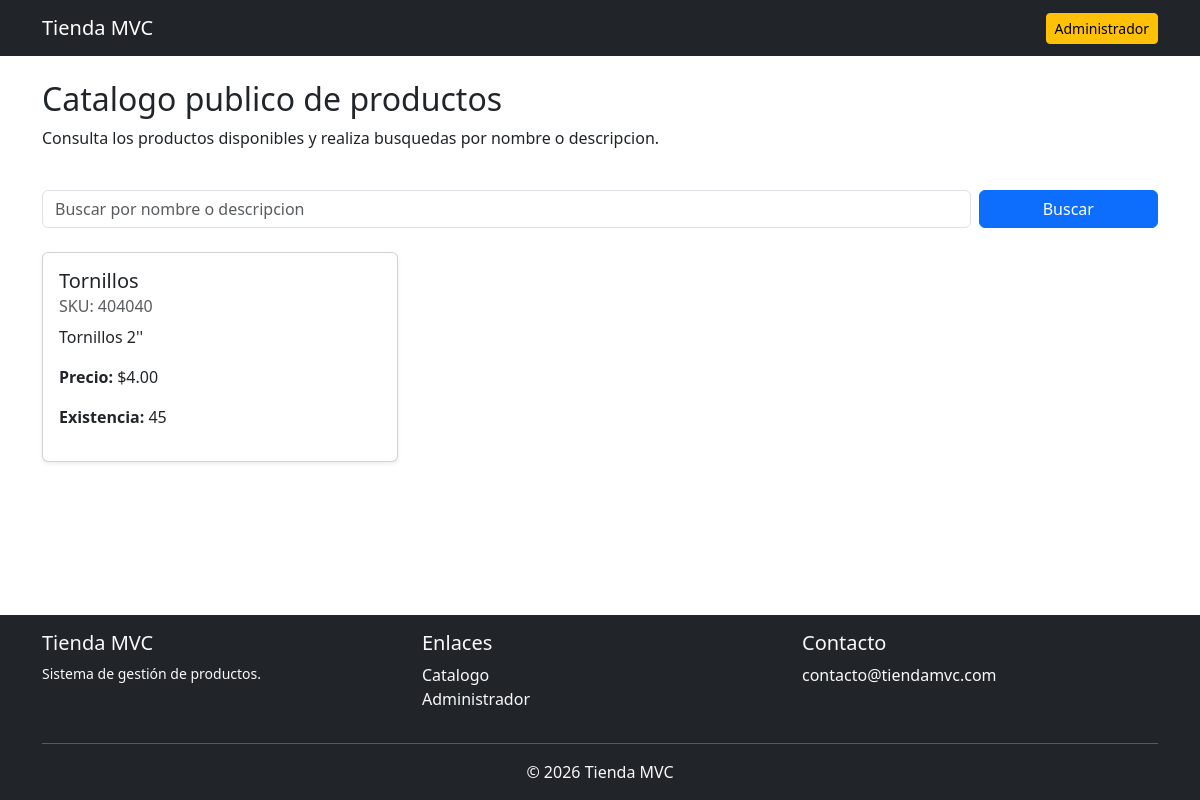
The page / on the database its author committed.
### tables this page shows
CREATE TABLE `productos` (
  `id` int(11) NOT NULL,
  `sku` varchar(50) NOT NULL,
  `nombre` varchar(100) NOT NULL,
  `descripcion` text NOT NULL,
  `precio_compra` decimal(10,2) NOT NULL,
  `precio_venta` decimal(10,2) NOT NULL,
  `existencia` int(11) NOT NULL DEFAULT 0,
  `created_at` timestamp NOT NULL DEFAULT current_timestamp(),
  `updated_at` timestamp NOT NULL DEFAULT current_timestamp() ON UPDATE current_timestamp()
);

### controllers/PublicController.php (called while the page is built, shortened)
<?php
    class PublicController {
        public function catalogo(): void {
            $termino = trim($_GET['buscar'] ?? '');
            $productoModel = new ProductoModel();
            $productos = $productoModel->buscarPublico($termino);
            require_once __DIR__ . '/../views/public/catalogo.php';
        }
    }
?>

### models/ProductoModel.php (called while the page is built, shortened)
<?php
    class ProductoModel {
        private PDO $conexion;
        public function __construct()
        {
            $db = new Database();
            $this->conexion = $db->connect();
        }
        public function obtenerTodos(): array
        {
            try {
                $sql = 'SELECT * FROM productos ORDER BY id DESC';
                $stmt = $this->conexion->query($sql);
                return $stmt->fetchAll(PDO::FETCH_ASSOC);
            } catch (PDOException $e) {
                return [];
            }
        }
        public function buscarPublico(string $termino = ''): array
        {
            try {
                $termino = trim($termino);
                if ($termino === '') {
                    return $this->obtenerTodos();
                }
                $sql = 'SELECT * FROM productos WHERE nombre LIKE :termino OR descripcion LIKE :termino ORDER BY id DESC';
                $stmt = $this->conexion->prepare($sql);
                $busqueda = '%' . $termino . '%';
                $stmt->bindParam(':termino', $busqueda);
                $stmt->execute();
                return $stmt->fetchAll(PDO::FETCH_ASSOC);
            } catch (PDOException $e) {
                return [];
            }
        }
    }
?>

### config/Database.php (called while the page is built, shortened)
<?php
    class Database {
        private string $host = 'localhost';
        private string $dbName = 'tienda_mvc';
        private string $username = 'root';
        private string $password = '';
        private string $charset = 'utf8mb4';
        public function connect(): PDO {
            try {
                $dsn = "mysql:host={$this->host};dbname={$this->dbName};charset={$this->charset}";
                $pdo = new PDO($dsn, $this->username, $this->password);
                $pdo->setAttribute(PDO::ATTR_ERRMODE, PDO::ERRMODE_EXCEPTION);
                $pdo->setAttribute(PDO::ATTR_DEFAULT_FETCH_MODE, PDO::FETCH_ASSOC);
                return $pdo;
            } catch (PDOException $e) {
                die('Error de conexion: ' . $e->getMessage());
            }
        }
    }
?>

### views/public/catalogo.php (the view, shortened to what this page needs)
<?php require_once __DIR__ . '/../../layouts/header.php'; ?>
<div class="row mb-4">
    <div class="col-md-8">
        <h2>Catalogo publico de productos</h2>
        <p>Consulta los productos disponibles y realiza busquedas por nombre o descripcion.</p>
    </div>
</div>
<form method="GET" action="index.php" class="row g-2 mb-4">
    <div class="col-md-10">
        <input type="text" name="buscar" class="form-control"
            placeholder="Buscar por nombre o descripcion"
            value="<?= htmlspecialchars($termino ?? ''); ?>">
    </div>
    <div class="col-md-2">
        <button type="submit" class="btn btn-primary w-100">Buscar</button>
    </div>
</form>
<div class="row">
    <?php if (!empty($productos)): ?>
        <?php foreach ($productos as $producto): ?>
            <div class="col-md-4 mb-4">
                <div class="card h-100 shadow-sm">
                    <div class="card-body">
                        <h5 class="card-title"><?= htmlspecialchars($producto['nombre']); ?></h5>
                        <h6 class="card-subtitle mb-2 text-muted">SKU: <?= htmlspecialchars($producto['sku']); ?></h6>
                        <p class="card-text"><?= htmlspecialchars($producto['descripcion']); ?></p>
                        <p><strong>Precio:</strong> $<?= number_format((float)$producto['precio_venta'], 2); ?></p>
                        <p><strong>Existencia:</strong> <?= (int)$producto['existencia']; ?></p>
                    </div>
                </div>
            </div>
        <?php endforeach; ?>
    <?php else: ?>
        <div class="col-12">
            <div class="alert alert-warning">No se encontraron productos.</div>
        </div>
    <?php endif; ?>
</div>
<?php require_once __DIR__ . '/../../layouts/footer.php'; ?>

### rows shown on the page
productos: nombre "Tornillos", sku "404040", descripcion "Tornillos 2''", precio_venta "4.00", existencia "45"
